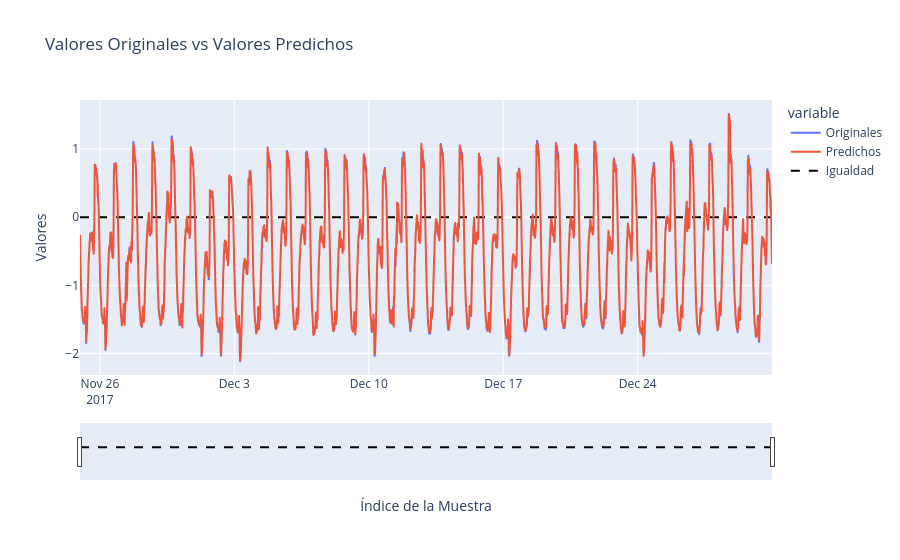

The notebook cell this image was saved under:
### Code cell
# Crea un DataFrame con los datos originales y los predichos
df = pd.DataFrame({'Originales': valY.flatten(), 'Predichos': prediccionGRU.flatten()})
df.index = val_date

fecha_inicio = df.index[0]
fecha_fin = df.index[-1]


fig = px.line(df, title='Valores Originales vs Valores Predichos')
fig.update_xaxes(rangeslider_visible=True, title='Índice de la Muestra', range=[fecha_inicio, fecha_fin])
fig.update_yaxes(title='Valores')


fig.add_trace(go.Scatter(x=df.index, y=[0] * len(df), mode='lines', name='Igualdad', line=dict(color='black', dash='dash')))
dfGRU = df
fig.show()

### Figure 1 — Plotly figure (JSON) as saved in the notebook; plotly's stock layout.template omitted (floating-point values rounded to 4 significant figures; data arrays with more than 128 entries replaced by an {"elided": "..."} marker saying what was removed)
{"data": [{"hovertemplate": "variable=Originales<br>index=%{x}<br>value=%{y}<extra></extra>", "legendgroup": "Originales", "line": {"color": "#636efa", "dash": "solid"}, "marker": {"symbol": "circle"}, "mode": "lines", "name": "Originales", "showlegend": true, "type": "scattergl", "x": {"elided": "5189 str values"}, "xaxis": "x", "y": {"elided": "5189 float values"}, "yaxis": "y"}, {"hovertemplate": "variable=Predichos<br>index=%{x}<br>value=%{y}<extra></extra>", "legendgroup": "Predichos", "line": {"color": "#EF553B", "dash": "solid"}, "marker": {"symbol": "circle"}, "mode": "lines", "name": "Predichos", "showlegend": true, "type": "scattergl", "x": {"elided": "5189 str values"}, "xaxis": "x", "y": {"elided": "5189 float values"}, "yaxis": "y"}, {"line": {"color": "black", "dash": "dash"}, "mode": "lines", "name": "Igualdad", "type": "scatter", "x": {"elided": "5189 str values"}, "y": {"elided": "5189 int values"}}], "layout": {"legend": {"title": {"text": "variable"}, "tracegroupgap": 0}, "title": {"text": "Valores Originales vs Valores Predichos"}, "xaxis": {"anchor": "y", "domain": [0, 1], "range": ["2017-11-24T23:10:00", "2017-12-30T23:50:00"], "rangeslider": {"visible": true}, "title": {"text": "Índice de la Muestra"}}, "yaxis": {"anchor": "x", "domain": [0, 1], "title": {"text": "Valores"}}}}
